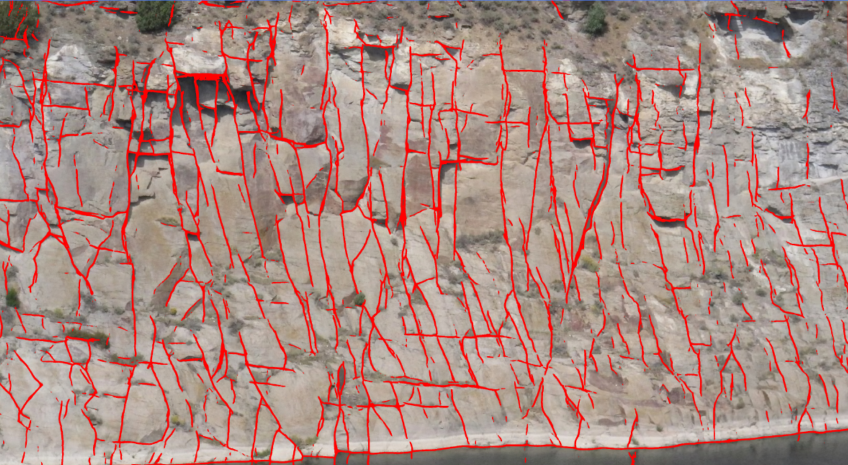
#> input picture Transfer_learning_v.png, 1696 x 930 px, given in place of 01.jpg, which was not available (shown at 1/2 size)
$ python run.py
#> lines starting #> are read from the running program, lines starting #| are printed output that depends on the picture; pictures that were not available may be replaced by others from this repository, and a replacement may not be noted
### crack_detection/get_samples.py
from pylab import *
from PIL import Image

# [92 lines left out: functions pick, replot, get_label, not called in this run]

class DATA:
    # [21 lines left out: functions __init__, trainBatch, not called in this run]


class DATA_BIG:
    # from samples_big
    def __init__(self, num=9, from_file=True, downsample=2, file = None):

        self.image = []
        self.label = []
        self.shape = [0, 0, 0, 0]
        self.downsample = downsample
        self.num = num
        self.ori_images = []
        self.ori_labels = []
        if not from_file:
            self.from_file()
        else:
            if file is None:
                all = np.load('samples_big/all.npy').tolist()
            else:
                all = np.load(file).tolist()
            self.image = all['data'].astype('float32')
            self.label = all['label'].astype('float32')
            self.shape = self.image.shape

    def from_file(self):

        ori_images, ori_labels = self.get_ori_data()
        self.form_images(ori_images)
        self.form_labels(ori_labels)
        assert len(self.ori_images)==len(self.ori_labels)

    def get_ori_data(self):
        ori_images = []
        ori_labels = []
        num = self.num
        downsample = self.downsample
        for i in range(num):
            image = Image.open('samples_big/%02d.jpg' % (i+1))
#> image is the input picture: PIL image 1696x930 RGBA; mean R, G, B, A 170.5, 137.8, 130.3, 255
            label = Image.open('samples_big/Inked%02d_LI.jpg' % (i + 1))
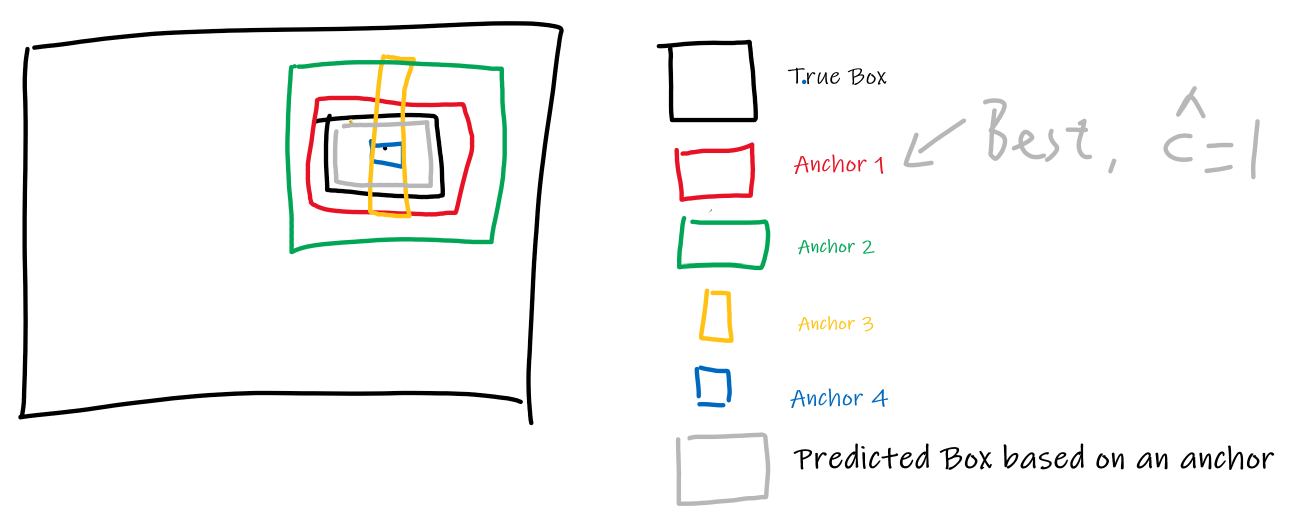
#> input picture yolo_anchors.png, 2604 x 1052 px, given in place of Inked01_LI.jpg, which was not available (shown at 1/2 size)
#> label is the input picture: PIL image 2604x1052 RGBA; mean R, G, B, A 247, 247, 246.1, 255
            h, w = image.size
#> h = 1696; w = 930
            if downsample:
                image = image.resize([int(h / downsample), int(w / downsample)])
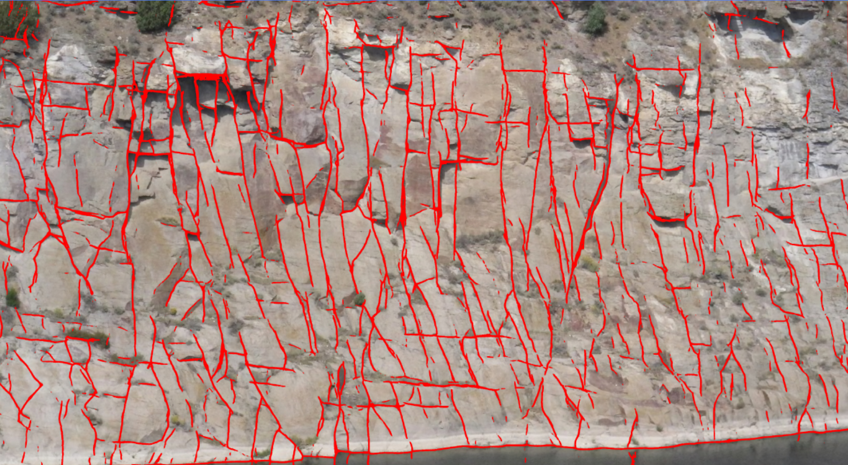
#> image: PIL image 848x465 RGBA; mean R, G, B, A 170.5, 137.9, 130.3, 255
                label = label.resize([int(h / downsample), int(w / downsample)])
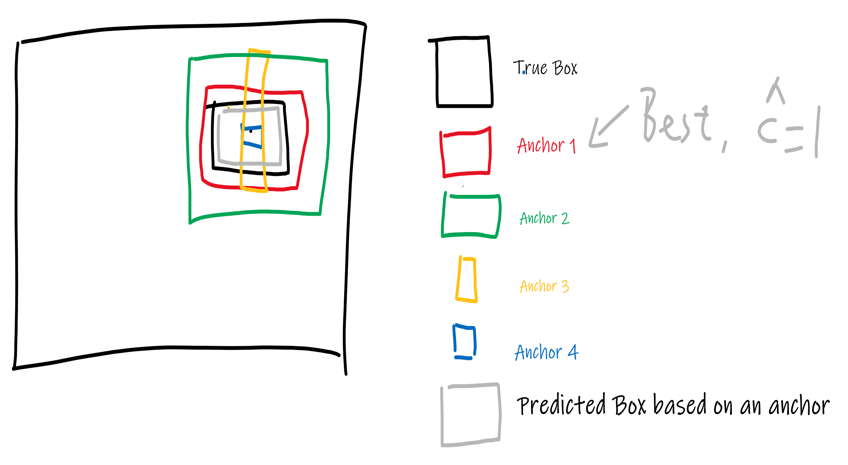
#> label: PIL image 848x465 RGBA; mean R, G, B, A 246.9, 246.9, 246, 255
            ori_images.append(image)
            ori_labels.append(label)
        return [ori_images, ori_labels]

    # [72 lines left out: functions form_labels, form_images, dataset, trainBatch, not called in this run]


class DATA_gee(DATA_BIG):
    # Data with three chn, gray image, edge deteciton sobel, edge detection canny
    # [23 lines left out: function get_ori_data, not called in this run]

# a = DATA_BIG(8, from_file=False, downsample=2)
# a.dataset(2400)
# a.trainBatch(1)

### crack_detection/run.py
# -*- coding: utf-8 -*-

from __future__ import print_function

# Graph is built in Graph.py
import tensorflow as tf
import sys
import numpy as np
import sys
import scipy.io as io
import os
import matplotlib as mpl
from pylab import *
from time import time
from graph import *
from get_samples import DATA, DATA_BIG, DATA_gee
os.environ['CUDA_VISIBLE_DEVICES'] = '0'

NUM = 5
shape = [256,256]
# data = DATA()
#> (the run stopped early here; a loop or call above may not have finished)
